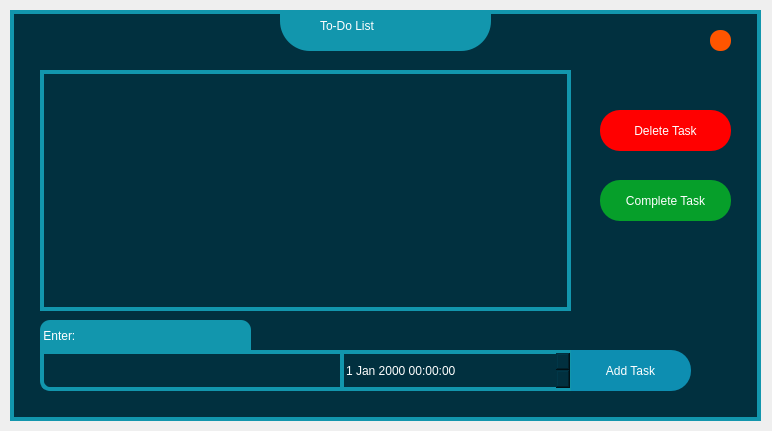
<?xml version="1.0" encoding="UTF-8"?>
<ui version="4.0">
 <class>Form</class>
 <widget class="QWidget" name="Form">
  <property name="geometry">
   <rect>
    <x>0</x>
    <y>0</y>
    <width>772</width>
    <height>431</height>
   </rect>
  </property>
  <property name="windowTitle">
   <string>Form</string>
  </property>
  <widget class="QLabel" name="label">
   <property name="geometry">
    <rect>
     <x>10</x>
     <y>10</y>
     <width>751</width>
     <height>411</height>
    </rect>
   </property>
   <property name="styleSheet">
    <string notr="true">background-color: rgb(1, 48, 63);
border: 4px Solid ;
border-color: rgb(18, 150, 173);
</string>
   </property>
   <property name="text">
    <string/>
   </property>
  </widget>
  <widget class="QLabel" name="label_7">
   <property name="geometry">
    <rect>
     <x>280</x>
     <y>10</y>
     <width>211</width>
     <height>41</height>
    </rect>
   </property>
   <property name="styleSheet">
    <string notr="true">background-color: rgb(18, 150, 173);
border-bottom-left-radius:30px;
border-bottom-right-radius:30px;</string>
   </property>
   <property name="text">
    <string/>
   </property>
  </widget>
  <widget class="QLabel" name="label_2">
   <property name="geometry">
    <rect>
     <x>320</x>
     <y>10</y>
     <width>131</width>
     <height>31</height>
    </rect>
   </property>
   <property name="styleSheet">
    <string notr="true">color: rgb(255, 255, 255);
font: 75 17pt &quot;MS Shell Dlg 2&quot;;</string>
   </property>
   <property name="text">
    <string>To-Do List</string>
   </property>
  </widget>
  <widget class="QPushButton" name="close_btn">
   <property name="geometry">
    <rect>
     <x>710</x>
     <y>30</y>
     <width>21</width>
     <height>21</height>
    </rect>
   </property>
   <property name="styleSheet">
    <string notr="true">background-color: rgb(255, 85, 0);
border-radius:10px;
</string>
   </property>
   <property name="text">
    <string/>
   </property>
  </widget>
  <widget class="QListWidget" name="taskListWidget">
   <property name="geometry">
    <rect>
     <x>40</x>
     <y>70</y>
     <width>531</width>
     <height>241</height>
    </rect>
   </property>
   <property name="styleSheet">
    <string notr="true">background-color: rgb(1, 48, 63);
border: 4px Solid ;
border-color: rgb(18, 150, 173);
color: rgb(255, 255, 255);
font: 75 11pt &quot;MS Shell Dlg 2&quot;;</string>
   </property>
  </widget>
  <widget class="QPushButton" name="deleteButton">
   <property name="geometry">
    <rect>
     <x>600</x>
     <y>110</y>
     <width>131</width>
     <height>41</height>
    </rect>
   </property>
   <property name="styleSheet">
    <string notr="true">background-color: rgb(255, 0, 0);
font: 75 11pt &quot;MS Shell Dlg 2&quot;;
border-radius:20px;
color: rgb(255, 255, 255);
</string>
   </property>
   <property name="text">
    <string>Delete Task</string>
   </property>
  </widget>
  <widget class="QPushButton" name="completeButton">
   <property name="geometry">
    <rect>
     <x>600</x>
     <y>180</y>
     <width>131</width>
     <height>41</height>
    </rect>
   </property>
   <property name="styleSheet">
    <string notr="true">background-color: rgb(6, 159, 42);
font: 75 11pt &quot;MS Shell Dlg 2&quot;;
border-radius:20px;
color: rgb(255, 255, 255);
</string>
   </property>
   <property name="text">
    <string>Complete Task</string>
   </property>
  </widget>
  <widget class="QPushButton" name="addButton">
   <property name="geometry">
    <rect>
     <x>570</x>
     <y>350</y>
     <width>121</width>
     <height>41</height>
    </rect>
   </property>
   <property name="styleSheet">
    <string notr="true">background-color: rgb(13, 142, 177);
font: 75 11pt &quot;MS Shell Dlg 2&quot;;
color: rgb(255, 255, 255);
border-bottom-right-radius:20px;
border-top-right-radius:20px;
</string>
   </property>
   <property name="text">
    <string>Add Task</string>
   </property>
  </widget>
  <widget class="QDateTimeEdit" name="dateTimeEdit">
   <property name="geometry">
    <rect>
     <x>340</x>
     <y>350</y>
     <width>231</width>
     <height>41</height>
    </rect>
   </property>
   <property name="styleSheet">
    <string notr="true">background-color: rgb(1, 48, 63);
border: 4px Solid ;
border-color: rgb(18, 150, 173);
font: 75 11pt &quot;MS Shell Dlg 2&quot;;
color: rgb(255, 255, 255);</string>
   </property>
  </widget>
  <widget class="QLineEdit" name="taskLineEdit">
   <property name="geometry">
    <rect>
     <x>40</x>
     <y>350</y>
     <width>311</width>
     <height>41</height>
    </rect>
   </property>
   <property name="styleSheet">
    <string notr="true">background-color: rgb(1, 48, 63);
border: 4px Solid ;
border-color: rgb(18, 150, 173);
font: 75 11pt &quot;MS Shell Dlg 2&quot;;
border-bottom-left-radius:10px;
color: rgb(255, 255, 255);</string>
   </property>
  </widget>
  <widget class="QLabel" name="label_8">
   <property name="geometry">
    <rect>
     <x>40</x>
     <y>320</y>
     <width>211</width>
     <height>31</height>
    </rect>
   </property>
   <property name="styleSheet">
    <string notr="true">background-color: rgb(18, 150, 173);
border-top-left-radius:10px;
border-top-right-radius:10px;
font: 75 13pt &quot;MS Shell Dlg 2&quot;;
color: rgb(255, 255, 255);</string>
   </property>
   <property name="text">
    <string> Enter:</string>
   </property>
  </widget>
  <zorder>label</zorder>
  <zorder>label_7</zorder>
  <zorder>label_2</zorder>
  <zorder>close_btn</zorder>
  <zorder>taskListWidget</zorder>
  <zorder>deleteButton</zorder>
  <zorder>completeButton</zorder>
  <zorder>addButton</zorder>
  <zorder>taskLineEdit</zorder>
  <zorder>label_8</zorder>
  <zorder>dateTimeEdit</zorder>
 </widget>
 <resources/>
 <connections/>
</ui>
